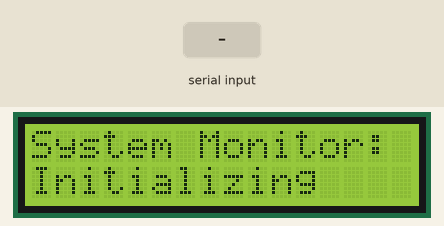
Recording of a sketch running on a simulated Arduino Uno, built with avr-gcc and run on an emulated ATmega328P. On the bench: 16×2 character LCD. The test bench sets the inputs (shaded band).

Above: at 0.1 s.
2.3 s: "1Z" received over Serial
At 2.7 s:
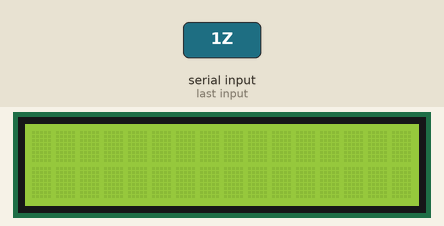
Timing chart, 0 to 5.3 s (numbered marks = the images above; inputs shaded):
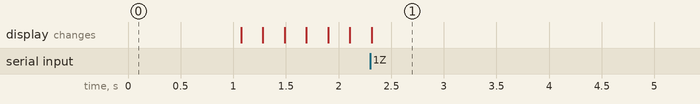

Measured:
- after the input at 2.3 s, the display: changes at once (image 1)

The sketch:

bayScreen04b.ino
```cpp
#include <LiquidCrystal.h>
#include <SoftwareSerial.h>

LiquidCrystal lcd(4, 5, 6, 7, 8, 9);
String Str1;
String Str2;
const int buttonPin = 2;
int button = 0;
char screenLine[16];
int scrollDelay = 200;
int pageDelay = 2000;

char scratchPad[320]; // screen is 16x2 characters long/tall, so this is 10 screens of text
char junkPile[320]; // junk buffer

// TODO: make gather realtime updates over serial, have flag and incrementing int
//       to decide what stats to display -- allow realtime graph, too

void setup()
{
  lcd.begin(16, 2);
  writeToScreeny("System Monitor:", "Initializing");
  delay(1000);
  handshake();
}

void handshake()
{
  Serial.begin(115200);
  while (!Serial)
  {//wait for connection
  }
  while(Serial.available()<=0)
  {
    writeToScreeny("System Monitor:", "Connecting    "); delay(scrollDelay);
    writeToScreeny("System Monitor:", "Connecting.   "); delay(scrollDelay);
    writeToScreeny("System Monitor:", "Connecting..  "); delay(scrollDelay);
    writeToScreeny("System Monitor:", "Connecting... "); delay(scrollDelay);
    writeToScreeny("System Monitor:", "Connecting .. "); delay(scrollDelay);
    writeToScreeny("System Monitor:", "Connecting  . "); delay(scrollDelay);
  }
  lcd.clear();
  writeToScreeny("Connected!", "");
  lcd.clear();
}

void loop()
{
  // flush serial cache so we get up-to-date info?
  //lcd.clear();
  Serial.flush();
  Serial.readBytesUntil('Z', junkPile, 320);
  /*while(Serial.peek() != "~") //while serial isn't "~"
  {
    Serial.read();
    // do dee do dee do
  }*/
  getSerialAboutIt();
  //lcd.clear();
}

void getSerialAboutIt()
{
  int x = Serial.readBytesUntil('Z', scratchPad, 320);
  //Serial.print(x); Serial.print(": ");
  //Serial.print(scratchPad);
  //Serial.print("\n");

  char* line;
  char* line2;
  line = strtok(scratchPad, ",");
  while(line)
  {
    line2 = strtok(NULL, ",");
    writeToScreeny(line, line2);
    //Serial.println(line);
    line = '\0';
    line2 = '\0';
    line = strtok(NULL, ",");
    delay(pageDelay);
  }
  for (int i = 0; i < 320; i++)
    {
      scratchPad[i] = '\0';
    }
}

void writeToScreeny(String str1, String str2)
{
  lcd.clear();
  lcd.noAutoscroll();
  lcd.setCursor(0, 0);
  lcd.print(str1);
  lcd.setCursor(0,1);
  lcd.print(str2);
}
```
